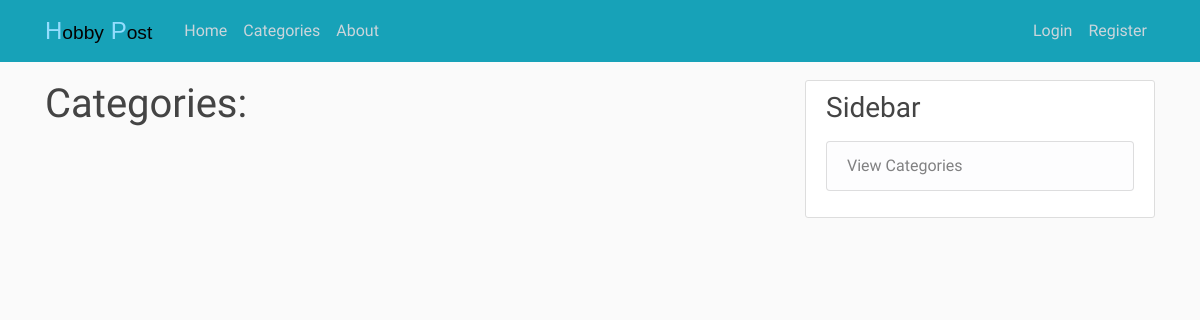
Before: /categories with the older database file.
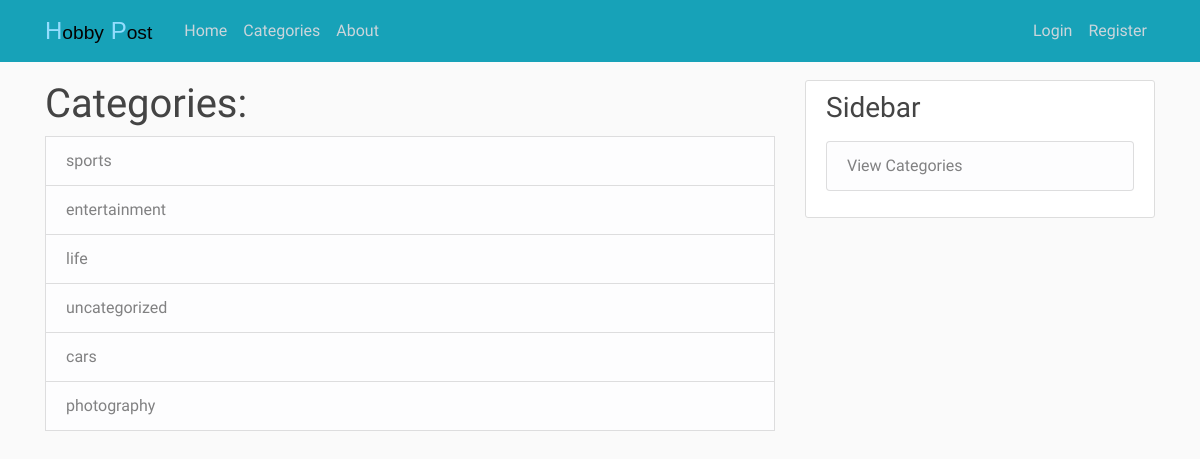
After: the same page with the newer database file.
### blog/models.py (models this page shows, shortened)
class Category(models.Model):
    name = models.CharField(max_length=100)

### blog/views.py (the view)
# urls.py: path('categories', CategoriesView, name='categories'),
def CategoriesView(request):
    context = {
        'categories': Category.objects.all(),
        'cat_menu': Category.objects.all()
    }
    return render(request, 'blog/categories.html', context)

### blog/templates/blog/categories.html
{% extends "blog/base.html" %}
{% block content %}
    <h1 id="home-fonts">Categories:</h1>
    {% for category in categories %}
        <a id="home-fonts" class="list-group-item list-group-item-light" href="{% url 'category' category.name %}">{{ category.name }}</a>
    {% endfor %}
{% endblock content %}

Changed rows visible on the page:
added Category: name "sports"
added Category: name "entertainment"
added Category: name "life"
added Category: name "uncategorized"
added Category: name "cars"
added Category: name "photography"
